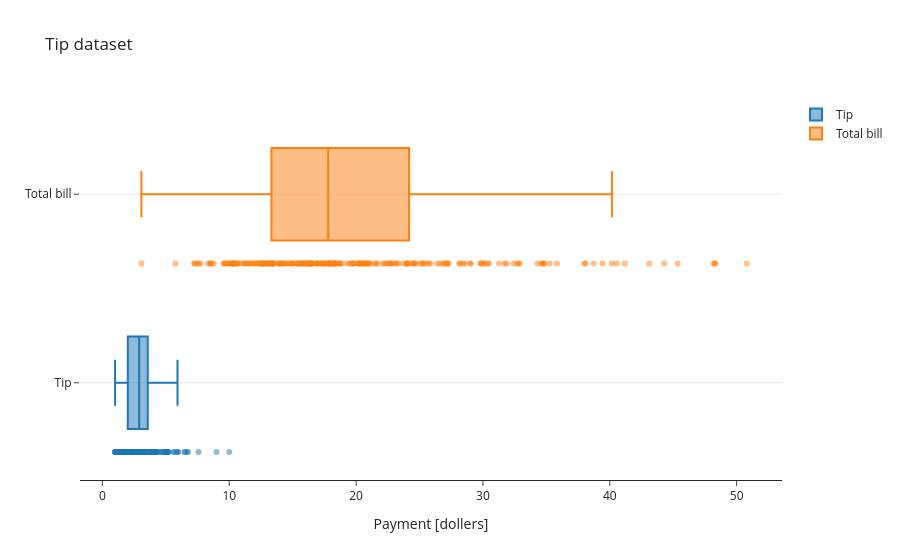

The notebook cell this image was saved under:
### Code cell
# 使用する変数
columns = {
    'Tip': 'tip',
    'Total bill': 'total_bill',
}

# Traceのlistを作成
traces = []
for key, value in columns.items():
    trace = go.Box(
        x=df[value],
        boxpoints='all',
        jitter=0.,
        marker={'opacity': 0.5},
        name=key
    )
    traces.append(trace)

# Figureを作成
figure = go.Figure(traces, layout)

figure

### Figure 1 — Plotly figure (JSON) as saved in the notebook; plotly's stock layout.template omitted (floating-point values rounded to 4 significant figures; data arrays with more than 128 entries replaced by an {"elided": "..."} marker saying what was removed)
{"data": [{"boxpoints": "all", "jitter": 0, "marker": {"opacity": 0.5}, "name": "Tip", "type": "box", "x": {"elided": "244 float values"}}, {"boxpoints": "all", "jitter": 0, "marker": {"opacity": 0.5}, "name": "Total bill", "type": "box", "x": {"elided": "244 float values"}}], "layout": {"title": {"text": "Tip dataset"}, "xaxis": {"title": {"text": "Payment [dollers]"}}}}
